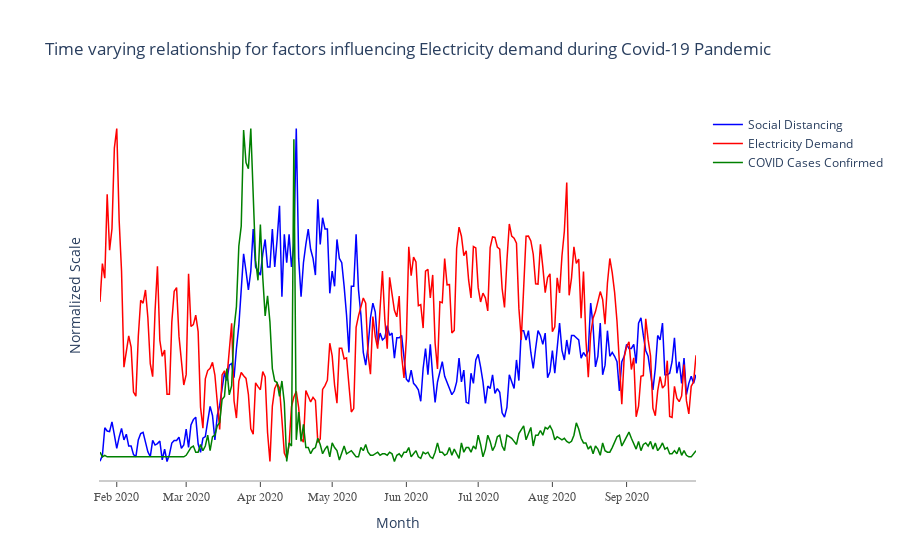

Notebook code cell kept with this figure:
### Code cell
import plotly.graph_objects as go

# Create random data with numpy
import numpy as np
np.random.seed(1)
title = 'Main Source for News'

colors = ['blue', 'red', 'green']
line_size =[1.5,1.5,1.5]
# Create traces
fig = go.Figure()
fig.add_trace(go.Scatter(x=x1['Date'], y=x1['scaled_social'],
                    mode='lines',
                    name='Social Distancing',connectgaps=True,line=dict(color=colors[0], width=line_size[0])))


fig.add_trace(go.Scatter(x=x1['Date'], y=x1['scaled_demand'],
                     mode='lines',
                     name='Electricity Demand',connectgaps=True,line=dict(color=colors[1], width=line_size[1])))

fig.add_trace(go.Scatter(x=x1['Date'], y=x1['scaled_cases'],
                     mode='lines',
                     name='COVID Cases Confirmed',connectgaps=True,line=dict(color=colors[2], width=line_size[2])))  
#fig.update_yaxes(range=[0.000, 1])

fig.update_layout(
    xaxis=dict(
        title="Month",
        showline=True,
        showgrid=True,
        showticklabels=True,
        linecolor='rgb(204, 204, 204)',
        linewidth=2,
        ticks='outside',
        tickfont=dict(
            family='Arial',
            size=12,
            color='rgb(82, 82, 82)',
        ),
    ),
    yaxis=dict(
        showgrid=True,
        zeroline=True,
        showline=True,
        showticklabels=False,
        title="Normalized Scale"
    ),
    autosize=True,
    margin=dict(
        autoexpand=True,
        l=100,
        r=20,
        t=110,
    ),
    showlegend=True,
    plot_bgcolor='white',
    title="Time varying relationship for factors influencing Electricity demand during Covid-19 Pandemic"
)


fig.show()
#fig1.show()
#fig2.show()

### Figure 1 — Plotly figure (JSON) as saved in the notebook; plotly's stock layout.template omitted (floating-point values rounded to 4 significant figures; data arrays with more than 128 entries replaced by an {"elided": "..."} marker saying what was removed)
{"data": [{"connectgaps": true, "line": {"color": "blue", "width": 1.5}, "mode": "lines", "name": "Social Distancing", "type": "scatter", "x": {"elided": "250 str values"}, "y": {"elided": "250 float values"}}, {"connectgaps": true, "line": {"color": "red", "width": 1.5}, "mode": "lines", "name": "Electricity Demand", "type": "scatter", "x": {"elided": "250 str values"}, "y": {"elided": "250 float values"}}, {"connectgaps": true, "line": {"color": "green", "width": 1.5}, "mode": "lines", "name": "COVID Cases Confirmed", "type": "scatter", "x": {"elided": "250 str values"}, "y": {"elided": "250 float values"}}], "layout": {"autosize": true, "margin": {"autoexpand": true, "l": 100, "r": 20, "t": 110}, "plot_bgcolor": "white", "showlegend": true, "title": {"text": "Time varying relationship for factors influencing Electricity demand during Covid-19 Pandemic"}, "xaxis": {"linecolor": "rgb(204, 204, 204)", "linewidth": 2, "showgrid": true, "showline": true, "showticklabels": true, "tickfont": {"color": "rgb(82, 82, 82)", "family": "Arial", "size": 12}, "ticks": "outside", "title": {"text": "Month"}}, "yaxis": {"showgrid": true, "showline": true, "showticklabels": false, "title": {"text": "Normalized Scale"}, "zeroline": true}}}
